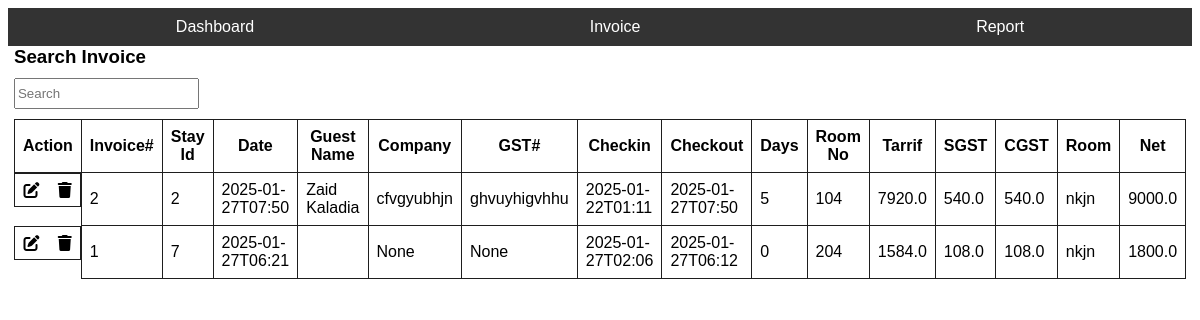
The page /invoice on the database as committed earlier.
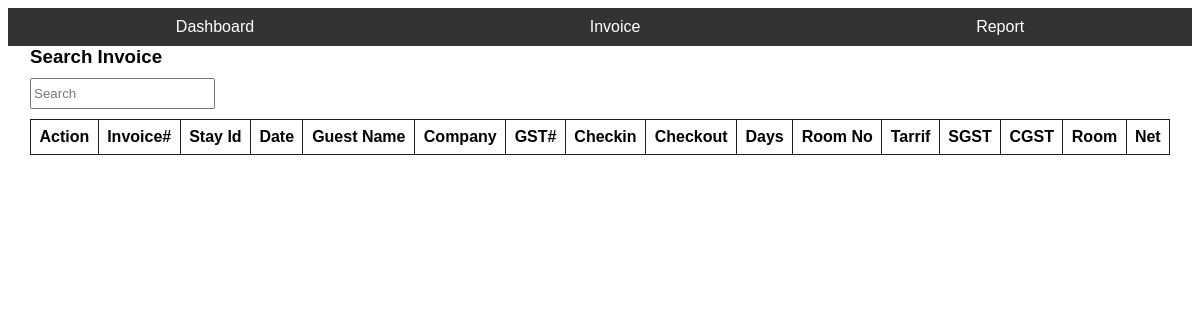
The same page on the database as committed later.
### tables this page shows
CREATE TABLE HotelManagement (
    id INTEGER PRIMARY KEY AUTOINCREMENT,
    primary_person_name TEXT ,
    primary_person_gender TEXT CHECK(primary_person_gender IN ('Male', 'Female', 'Other')),
    primary_person_mobile TEXT  ,
    alternate_number TEXT,
    primary_person_address TEXT ,
    primary_person_nationality TEXT ,
    primary_person_id_type TEXT CHECK(primary_person_id_type IN ('Aadhar Card', 'Passport', 'Driving License', 'PAN Card', 'Voter ID Card')),
    primary_person_id_number TEXT,
    secondary_person_name TEXT NULL,
    secondary_person_gender TEXT NULL CHECK (secondary_person_gender IS NULL OR secondary_person_gender IN ('Male', 'Female', 'Other')),
    secondary_person_id_type TEXT NULL CHECK (secondary_person_id_type IS NULL OR secondary_person_id_type IN ('Aadhar Card', 'Passport', 'Driving License', 'PAN Card', 'Voter ID Card')),
    secondary_person_id_number TEXT NULL,
    no_of_adults INTEGER,
    no_of_children INTEGER,
    no_of_extra_bed INTEGER,
    room_no TEXT ,
    check_in DATETIME,
    check_out DATETIME,
    bed_type TEXT  CHECK(bed_type IN ('Single', 'Double')),
    room_type TEXT CHECK(room_type IN ('AC', 'Non AC')),
    booking_type TEXT CHECK(booking_type IN ('Walk In', 'Online')),
    no_of_nights INTEGER,
    tour_type TEXT  CHECK(tour_type IN ('Personal', 'Business')),
    company_name TEXT,
    company_address TEXT,
    gst TEXT,
    payment_method TEXT ,
    total_fare REAL  CHECK(total_fare >= 0),
    invoice_date DATE ,
    invoice_no INTEGER UNIQUE,
    room_total REAL
);

### app.py (the view)
@app.route('/invoice', methods=['GET'])
def invoice():
    try:
        with get_db_connection() as conn:
            cursor = conn.cursor()
            find_query = """
            SELECT * FROM HotelManagement
            WHERE total_fare is NOT NULL
            ORDER BY invoice_no DESC
            """
            cursor.execute(find_query)
            results = list(cursor.fetchall())
            matches = len(results)
            data = []
            for result in results:
                data.append(dict(result))
            print(data[-1])
            print(f'[INFO] Number of matches: {matches}')
            print(f'[INFO] Data: {data}')
    except Exception as e:
        print(f'[INFO] Something went wrong while processing /invoice endpoint: {e}')
    return render_template('invoice.html', data=data)

### app.py (called while the page is built)
def get_db_connection():
    conn = sqlite3.connect("database.db")
    print("Connected to database successfully")
    conn.row_factory = sqlite3.Row
    return conn

### templates/invoice.html (shortened to what this page needs)
<!DOCTYPE html>
<html>
  <head>
    <link
      rel="stylesheet"
      href="https://cdnjs.cloudflare.com/ajax/libs/font-awesome/6.7.2/css/all.min.css"
    />
  </head>
  <body>
    <nav class="navbar">
      <ul>
        <li><a href="http://localhost:54321/">Dashboard</a></li>
      <li><a href="http://localhost:54321/invoice">Invoice</a></li>
      <li><a href="http://localhost:54321/report">Report</a></li>
    </ul>
    </nav>
    <div class="container">
      <div>
        <h3>Search Invoice</h3>
        <div style="padding-top: 10px; padding-bottom: 10px">
          <input type="text" id="search-box" placeholder="Search" />
        </div>
        <table>
          <tr>
            <th>Action</th>
            <th>Invoice#</th>
            <th>Stay Id</th>
            <th>Date</th>
            <th>Guest Name</th>
            <th>Company</th>
            <th>GST#</th>
            <th>Checkin</th>
            <th>Checkout</th>
            <th>Days</th>
            <th>Room No</th>
            <th>Tarrif</th>
            <th>SGST</th>
            <th>CGST</th>
            <th>Room</th>
            <th>Net</th>
          </tr>
          {% for row in data %}
          <tr>
            <td style="display: flex; justify-content: space-between">
              <i class="fas fa-edit"></i><i class="fa-solid fa-trash"></i>
            </td>
            <td>{{ row.invoice_no }}</td>
            <td>{{ row.id }}</td>
            <td>{{ row.invoice_date }}</td>
            <td>{{ row.primary_person_name }}</td>
            <td>{{ row.company_name }}</td>
            <td>{{ row.gst }}</td>
            <td>{{ row.check_in }}</td>
            <td>{{ row.check_out }}</td>
            <td>{{ row.no_of_nights }}</td>
            <td>{{ row.room_no.split(' - ')[0] if row.room_no }}</td>
            <td>{{row.total_fare - row.total_fare * 0.06 - row.total_fare * 0.06  }}</td>
            <td>{{ row.total_fare * 0.06 }}</td>
            <td>{{ row.total_fare * 0.06 }}</td>
            <td>
              {{ row.room_no.split(' - ')[1] if row.room_no or row.room_no }}
            </td>
            <td>{{row.total_fare}}</td>
          </tr>
          {% endfor %}
        </table>
      </div>
    </div>
  </body>
</html>

### templates/invoice.html (style rules this page uses)
body { font-family: arial; }
.container { display: flex; justify-content: center; }
table { border-collapse: collapse; width: 95vw; }
h3 { margin: 0px }
td, th { border: 1px solid #1e1e1e; padding: 0.5rem; }
#search-box { height: 25px; }
.navbar { background-color: #333; padding: 10px 0; }
.navbar ul { list-style-type: none; margin: 0; padding: 0; display: flex; justify-content: space-around; }
.navbar li { display: inline; }
.navbar a { color: white; text-decoration: none; padding: 10px 20px; font-size: 16px; }

Rows that differ between the two databases and show on the page:
no longer on this page (row edited): HotelManagement: invoice_no "2", id "2", invoice_date "2025-01-27T07:50", primary_person_name "Zaid Kaladia", company_name "cfvgyubhjn", gst "ghvuyhigvhhu", check_in "2025-01-22T01:11", check_out "2025-01-27T07:50", no_of_nights "5", room_no "104", total_fare "7920.0", row.total_fare*0.06 "540.0", room_no "nkjn", total_fare "9000.0"
removed HotelManagement: invoice_no "1", id "7", invoice_date "2025-01-27T06:21", company_name "None", gst "None", check_in "2025-01-27T02:06", check_out "2025-01-27T06:12", no_of_nights "0", room_no "204", total_fare "1584.0", row.total_fare*0.06 "108.0", room_no "nkjn", total_fare "1800.0"
